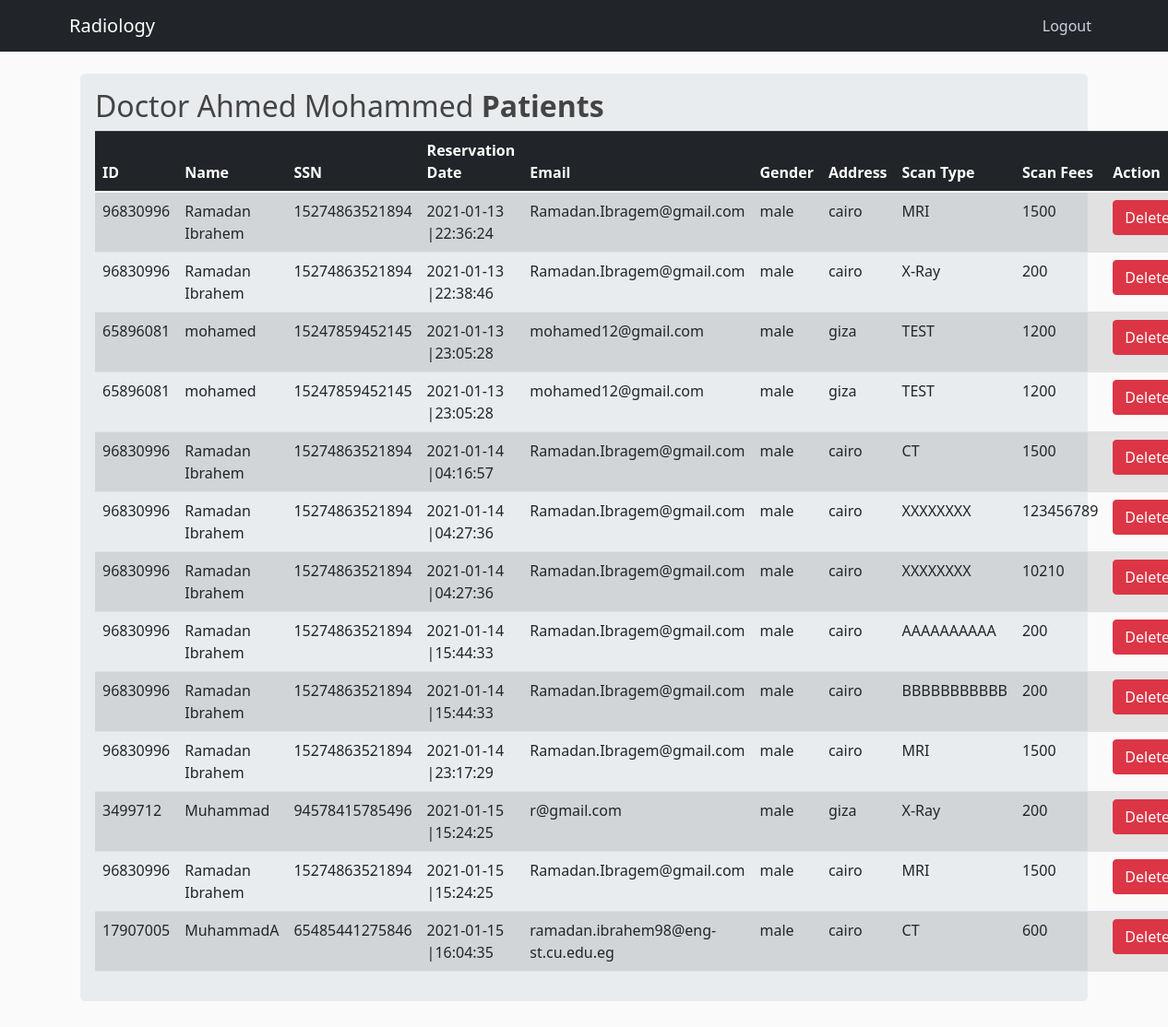
Page /admin/doc_patients/6607432/ (signed in) on the committed database.
### RIS/models.py (models this page shows, shortened)
class Doctor(db.Model):
    id = db.Column(db.Integer, primary_key=True)
    name = db.Column(db.String(50), unique=False, nullable=False)
    ssn = db.Column(db.String(14), unique=True, nullable=False)
    dob = db.Column(db.DateTime, nullable=False)
    speciality = db.Column(db.String(20), nullable=False)
    salary = db.Column(db.Integer, nullable=False, default=5000)
    email = db.Column(db.String(120), unique=True, nullable=False)
    gender = db.Column(db.String(6), nullable=False)
    scans = db.relationship('Scan', backref='doctor', lazy=True)

class Scan(db.Model):
    id = db.Column(db.Integer, primary_key=True)
    scan_type = db.Column(db.String(100), nullable=False)
    scan_date = db.Column(db.DateTime, nullable=False, default=datetime.utcnow())
    fees = db.Column(db.Integer, nullable=False)
    image_file = db.Column(db.String(20), nullable=True, default='default.jpg')
    report_title = db.Column(db.Text, nullable=True)
    report_content = db.Column(db.Text, nullable=True)
    report_summary = db.Column(db.Text, nullable=True)
    patient_id = db.Column(db.Integer, db.ForeignKey('patient.id'), nullable=False)
    receptionist_id = db.Column(db.Integer, db.ForeignKey('receptionist.id'), nullable=False)
    technician_id = db.Column(db.Integer, db.ForeignKey('technician.id'), nullable=False)
    doctor_id = db.Column(db.Integer, db.ForeignKey('doctor.id'), nullable=False)

class Patient(db.Model):
    id = db.Column(db.Integer, primary_key=True)
    name = db.Column(db.String(50), unique=False, nullable=False)
    ssn = db.Column(db.String(14), unique=True, nullable=False)
    date_created = db.Column(db.DateTime, nullable=False, default = datetime.utcnow())
    email = db.Column(db.String(120), unique=True, nullable=False)
    gender = db.Column(db.String(6), nullable=False)
    address = db.Column(db.String(200))
    dob = db.Column(db.DateTime, nullable=False)
    age = db.Column(db.Integer, nullable=False)
    scans = db.relationship('Scan', backref='patient', lazy=True)

### RIS/routes.py (the view)
@app.route("/admin/doc_patients/<int:id>/")
@login_required
def doc_patients(id):
    if current_user.email[-5] == 'A':
        doctor = Doctor.query.filter_by(id = id).first()
        doc_patients = Scan.query.filter_by(doctor=doctor)
        return render_template("doc_patients.html", p_data = doc_patients, name=doctor.name)
    else:
        abort(403)

### RIS/models.py (called while the page is built)
@login_manager.user_loader
def load_user(user_id):
    return User.query.get(int(user_id))

### RIS/templates/doc_patients.html (shortened to what this page needs)
{% extends "layout.html" %}
{% block homepage %}
    <a class="navbar-brand mr-4" href="{{ url_for('recep') }}">Radiology</a>
{% endblock homepage %}
{% block navbar %}
    <a class="nav-item nav-link" href="{{ url_for('logout') }}">Logout</a>
{% endblock navbar %}
{% block content %}
<div class="container">
    <div class="row">
        <div class="col md-12">
            <div class="jumbotron p-3">
                <h2>Doctor {{ name }} <b>Patients</b></h2>
                <table class="table table-hover table-striped mydatatable">
                    <thead class="thead-dark">
                        <tr>
                            <th>ID</th>
                            <th>Name</th>
                            <th>SSN</th>
                            <th>Reservation Date</th>
                            <th>Email</th>
                            <th>Gender</th>
                            <th>Address</th>
                            <th>Scan Type</th>
                            <th>Scan Fees</th>
                            <th>Action</th>
                        </tr>
                    </thead>
                    <tbody>
                        {% for row in p_data %}
                            <tr>
                                <td>{{row.patient.id}}</td>
                                <td>{{row.patient.name}}</td>
                                <td>{{row.patient.ssn}}</td>
                                <td>{{row.scan_date.strftime('%Y-%m-%d |%H:%M:%S') }}</td>
                                <td>{{row.patient.email}}</td>
                                <td>{{row.patient.gender}}</td>
                                <td>{{row.patient.address}}</td>
                                <td>{{row.scan_type}}</td>
                                <td>{{row.fees}}</td>
                                <td>
                                    <a href="/delete/{{row.id}}" class="btn btn-danger btn-xs"
                                        onclick="return confirm('Are You Sure To Delete ?')">Delete</a>
                                </td>
                            </tr>
                        {% endfor %}
                    </tbody>
                </table>
            </div>
        </div>
    </div>
</div>
{% endblock %}

### RIS/static/main.css (style rules this page uses)
body { background: #fafafa; color: #333333; margin-top: 5rem; }
h1, h2, h3, h4, h5, h6 { color: #444444; }
.site-header .navbar-nav .nav-link { color: #cbd5db; }

### rows in the picture
Doctor: name "Ahmed Mohammed"
Scan: patient.id "96830996", patient.name "Ramadan Ibrahem", patient.ssn "15274863521894", scan_date "2021-01-13 |22:36:24", patient.email "Ramadan.Ibragem@gmail.com", patient.gender "male", patient.address "cairo", scan_type "MRI", fees "1500"
Scan: patient.id "96830996", patient.name "Ramadan Ibrahem", patient.ssn "15274863521894", scan_date "2021-01-13 |22:38:46", patient.email "Ramadan.Ibragem@gmail.com", patient.gender "male", patient.address "cairo", scan_type "X-Ray", fees "200"
Scan: patient.id "65896081", patient.name "mohamed", patient.ssn "15247859452145", scan_date "2021-01-13 |23:05:28", patient.email "mohamed12@gmail.com", patient.gender "male", patient.address "giza", scan_type "TEST", fees "1200"
Scan: patient.id "65896081", patient.name "mohamed", patient.ssn "15247859452145", scan_date "2021-01-13 |23:05:28", patient.email "mohamed12@gmail.com", patient.gender "male", patient.address "giza", scan_type "TEST", fees "1200"
Scan: patient.id "96830996", patient.name "Ramadan Ibrahem", patient.ssn "15274863521894", scan_date "2021-01-14 |04:16:57", patient.email "Ramadan.Ibragem@gmail.com", patient.gender "male", patient.address "cairo", scan_type "CT", fees "1500"
Scan: patient.id "96830996", patient.name "Ramadan Ibrahem", patient.ssn "15274863521894", scan_date "2021-01-14 |04:27:36", patient.email "Ramadan.Ibragem@gmail.com", patient.gender "male", patient.address "cairo", scan_type "XXXXXXXX", fees "123456789"
Scan: patient.id "96830996", patient.name "Ramadan Ibrahem", patient.ssn "15274863521894", scan_date "2021-01-14 |04:27:36", patient.email "Ramadan.Ibragem@gmail.com", patient.gender "male", patient.address "cairo", scan_type "XXXXXXXX", fees "10210"
Scan: patient.id "96830996", patient.name "Ramadan Ibrahem", patient.ssn "15274863521894", scan_date "2021-01-14 |15:44:33", patient.email "Ramadan.Ibragem@gmail.com", patient.gender "male", patient.address "cairo", scan_type "AAAAAAAAAA", fees "200"
Scan: patient.id "96830996", patient.name "Ramadan Ibrahem", patient.ssn "15274863521894", scan_date "2021-01-14 |15:44:33", patient.email "Ramadan.Ibragem@gmail.com", patient.gender "male", patient.address "cairo", scan_type "BBBBBBBBBBB", fees "200"
Scan: patient.id "96830996", patient.name "Ramadan Ibrahem", patient.ssn "15274863521894", scan_date "2021-01-14 |23:17:29", patient.email "Ramadan.Ibragem@gmail.com", patient.gender "male", patient.address "cairo", scan_type "MRI", fees "1500"
Scan: patient.id "3499712", patient.name "Muhammad", patient.ssn "94578415785496", scan_date "2021-01-15 |15:24:25", patient.email "r@gmail.com", patient.gender "male", patient.address "giza", scan_type "X-Ray", fees "200"
Scan: patient.id "96830996", patient.name "Ramadan Ibrahem", patient.ssn "15274863521894", scan_date "2021-01-15 |15:24:25", patient.email "Ramadan.Ibragem@gmail.com", patient.gender "male", patient.address "cairo", scan_type "MRI", fees "1500"
Scan: patient.id "17907005", patient.name "MuhammadA", patient.ssn "65485441275846", scan_date "2021-01-15 |16:04:35", patient.email "ramadan.ibrahem98@eng-st.cu.edu.eg", patient.gender "male", patient.address "cairo", scan_type "CT", fees "600"
